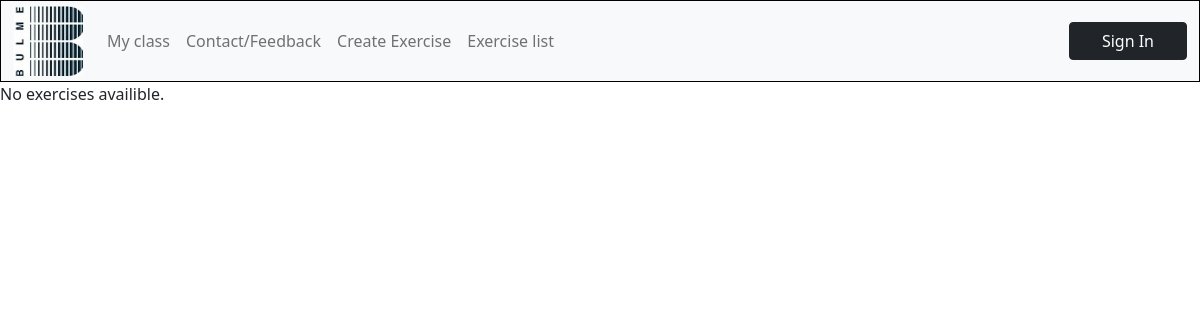
The page /exercise_sequence/ on the database as committed earlier.
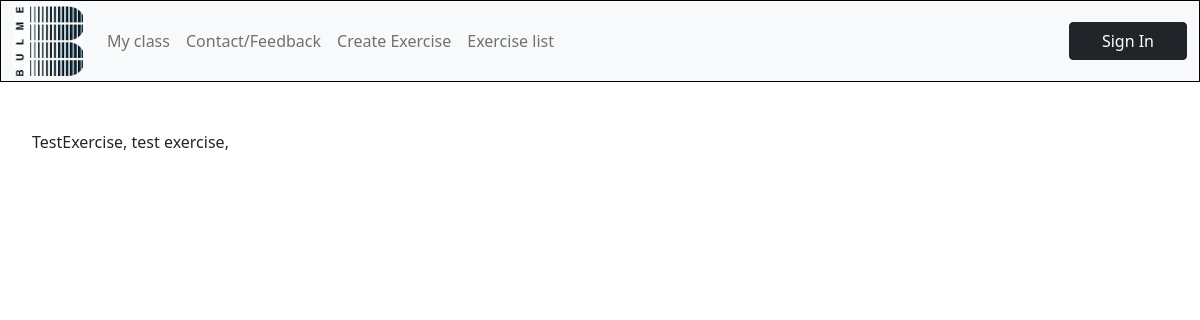
The same page on the database as committed later.
### SAapp/models.py (models this page shows)
class Exercise(models.Model):
    title = models.CharField(max_length=64)
    description = models.CharField(max_length=400)
    path = models.TextField()
    create_date = models.DateTimeField("date created")

### SAapp/views.py (the view)
# urls.py: path("exercise_sequence/", views.ExerciseSequenceView, name="exercise_sequence"),
def ExerciseSequenceView(request):
    template = loader.get_template('SAapp/exercise_list.html')
    exercise_list = []
    all_exercises = Exercise.objects.all()
    for i in all_exercises:
        index = randint(0,len(all_exercises)-1)
        exercise_list.append(all_exercises[index])
    context = { "exercise_list" : exercise_list}
    return HttpResponse(template.render(context, request))

### SAapp/templates/SAapp/exercise_list.html (shortened to what this page needs)
{% extends "SAapp/base.html" %}
{% block body %}
{% if exercise_list %}
    <ul class="mt-5">
    {% for exercise in exercise_list %}
        <a>{{ exercise.title }},</a>
        <a>{{ exercise.description }},</a>
        <br>
    {% endfor %}
    </ul>
{% else %}
    <p>No exercises availible.</p>
{% endif %}
{% endblock %}

### SAapp/templates/SAapp/base.html (shortened to what this page needs)
{% load static %}
<!DOCTYPE html>
<html>
<head>
  <link href="https://cdn.jsdelivr.net/npm/bootstrap@5.0.0-beta2/dist/css/bootstrap.min.css" rel="stylesheet"
>
  <link href="{% static 'css/homepage.css' %}" rel="stylesheet">
</head>
<body>
    <nav class="navbar navbar-expand-lg navbar-light bg-light">
      <div class="container-fluid">
        <a class="navbar-brand" href="/">
          <img src="{% static 'media/logo_bulme.png' %}" alt="" width="70" height="70">
        </a>
        <div class="collapse navbar-collapse" id="navbarNavAltMarkup">
          <div class="navbar-nav">
            <a class="nav-link" href="#">My class</a>
            <a class="nav-link" href="#">Contact/Feedback</a>
            <a class="nav-link" href="/upload">Create Exercise</a>
            <a class="nav-link" href="/exercise_list">Exercise list</a>
          </div>
        </div>
        <a class="btn btn-dark" role="button" href="/login" style="padding-left: 2em; padding-right: 2em;">Sign In</a>
      </div>
    </nav>
    {% block body %}
    {% endblock %}
</body>
</html>

### SAapp/static/css/homepage.css (style rules this page uses)
.navbar { background-color: #FFFFFF; margin:0%; padding: 0%; border: 1px solid rgb(0, 0, 0); }

Rows that differ between the two databases and show on the page:
added Exercise: title "TestExercise", description "test exercise"
Other text that changed with them:
text no longer shown: "No exercises availible."
